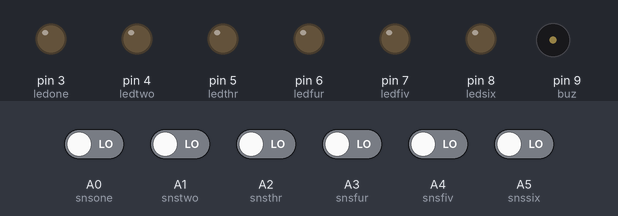
Bench run of a sketch on a simulated Arduino Uno, built with avr-gcc and run on an emulated ATmega328P. Shown: output pins drawn as LEDs (lit = HIGH), buzzer (waves = sounding, pin HIGH). Inputs (shaded band) come from the test bench; at power-on: A0 (snsone), A1 (snstwo), A2 (snsthr), A3 (snsfur), A4 (snsfiv), A5 (snssix) LOW. What the sketch prints to the serial monitor is not drawn.

Above: at 1.2 s.
1.3 s: A0 (snsone) driven HIGH
At 3.1 s:
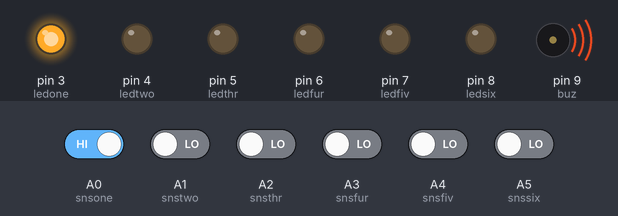
4.3 s: A1 (snstwo) driven HIGH
At 6.7 s:
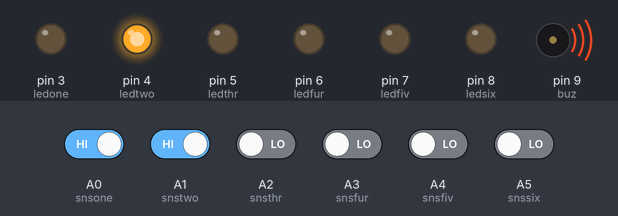
7.3 s: A2 (snsthr) driven HIGH
At 9.1 s:
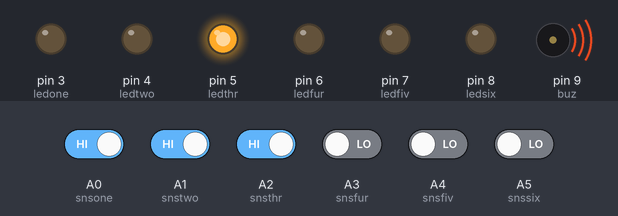
10.3 s: A1 (snstwo) driven LOW
At 13.1 s:
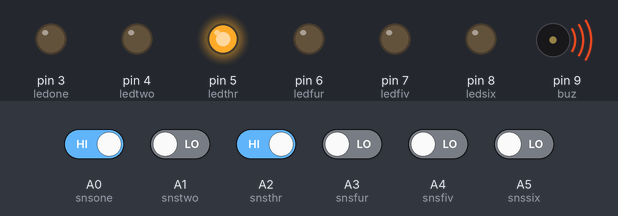
13.3 s: A3 (snsfur) driven HIGH
At 15.1 s:
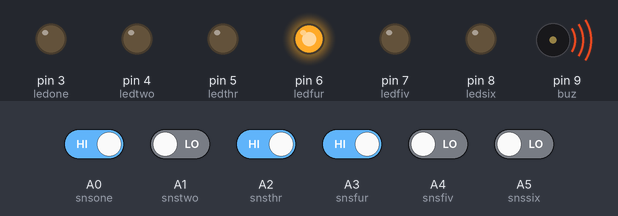
16.3 s: A2 (snsthr) driven LOW
At 20.1 s:
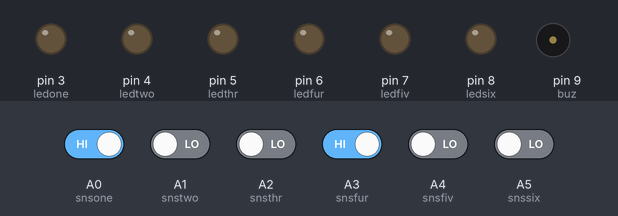
Timing chart, 0 to 20.3 s (numbered marks = the images above; inputs shaded):
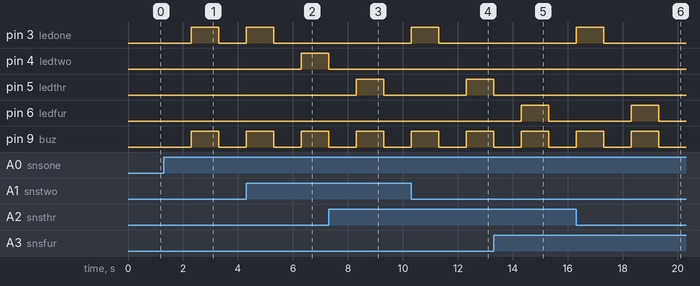

The sketch:

realtime_sim.ino
```cpp
//-----------PROJECT TITLE: INTRUDER ALARM SYSTEM-----------
//--------------------CLASS: BENG 18 COE--------------------
//-------------------REG_NO: 160230220057-------------------
//---------------NAME: ALFRED MALENGO KONDORO---------------

//---------------------------------------------------------


//Inputs
#define snsone A0
#define snstwo A1
#define snsthr A2
#define snsfur A3
#define snsfiv A4
#define snssix A5

//Outputs
#define ledone 3
#define ledtwo 4
#define ledthr 5
#define ledfur 6
#define ledfiv 7
#define ledsix 8

#define buz 9

void setup() {
  pinMode(snsone, INPUT);
  pinMode(snstwo, INPUT);
  pinMode(snsthr, INPUT);
  pinMode(snsfur, INPUT);
  pinMode(snsfiv, INPUT);
  pinMode(snssix, INPUT);
  pinMode(ledone, OUTPUT);
  pinMode(ledtwo, OUTPUT);
  pinMode(ledthr, OUTPUT);
  pinMode(ledfur, OUTPUT);
  pinMode(ledfiv, OUTPUT);
  pinMode(ledsix, OUTPUT);
  pinMode(buz, OUTPUT);
  Serial.begin(9600);
}

void loop() {
  if(digitalRead(snsone)){
    delay(1000);
    Serial.write(1);
    digitalWrite(ledone, HIGH);
    digitalWrite(buz,HIGH);
    delay(1000);
    digitalWrite(buz,LOW);
    digitalWrite(ledone, LOW);

  }
    if(digitalRead(snstwo)){
    delay(1000);
    Serial.write(2);
    digitalWrite(ledtwo, HIGH);
    digitalWrite(buz,HIGH);
    delay(1000);
    digitalWrite(buz,LOW);
    digitalWrite(ledtwo, LOW);
  }
    if(digitalRead(snsthr)){
    delay(1000);
    Serial.write(3);
    digitalWrite(ledthr, HIGH);
    digitalWrite(buz,HIGH);
    delay(1000);
    digitalWrite(buz,LOW);
    digitalWrite(ledthr, LOW);
  }
    if(digitalRead(snsfur)){
    delay(1000);
    Serial.write(4);
    digitalWrite(ledfur, HIGH);
    digitalWrite(buz,HIGH);
    delay(1000);
    digitalWrite(buz,LOW);
    digitalWrite(ledfur, LOW);
  }
    if(digitalRead(snsfiv)){
    delay(1000);
    Serial.write(5);
    digitalWrite(ledfiv, HIGH);
    digitalWrite(buz,HIGH);
    delay(1000);
    digitalWrite(buz,LOW);
    digitalWrite(ledfiv, LOW);
  }
    if(digitalRead(snssix)){
    delay(1000);
    Serial.write(6);
    digitalWrite(ledsix, HIGH);
    digitalWrite(buz,HIGH);
    delay(1000);
    digitalWrite(buz,LOW);
    digitalWrite(ledsix, LOW);
  }
}
```

Measured:
- after the input at 1.3 s, pin 3 (ledone), pin 9 (buz): LOW → HIGH after 1.0 s, → LOW 1.0 s later
- after the input at 4.3 s, pin 3 (ledone): goes on until 5.3 s, then stays LOW; pin 4 (ledtwo): LOW → HIGH after 2.0 s
- after the input at 7.3 s, pin 3 (ledone): stays LOW (without the input it goes to HIGH after 1.0 s); pin 5 (ledthr): LOW → HIGH after 1.0 s, → LOW 1.0 s later
- after the input at 10.3 s, pin 4 (ledtwo): stays LOW (without the input it goes to HIGH after 2.0 s); pin 5 (ledthr): LOW → HIGH after 2.0 s
- after the input at 13.3 s, pin 3 (ledone): stays LOW (without the input it goes to HIGH after 1.0 s); pin 6 (ledfur): LOW → HIGH after 1.0 s, → LOW 1.0 s later
- after the input at 16.3 s, pin 5 (ledthr): stays LOW (without the input it goes to HIGH after 2.0 s); pin 6 (ledfur): LOW → HIGH after 2.0 s, → LOW 1.0 s later
